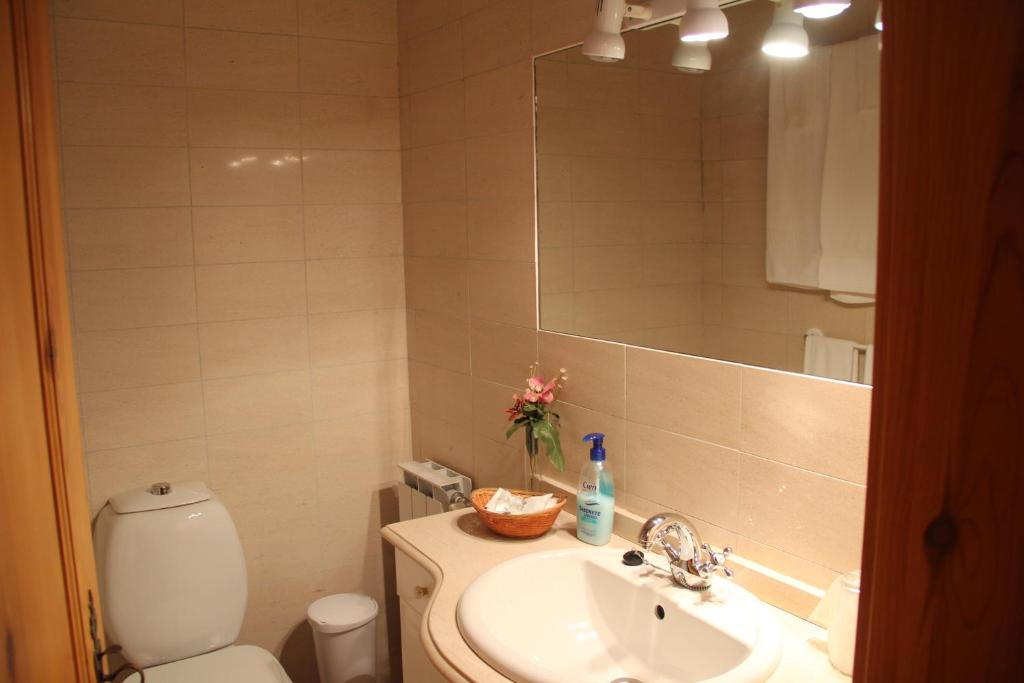
#> input picture nichos/alojamento/casas/quinta-de-canhoes/pesquisa/fotos/126944926.jpg, 1024 x 683 px, found by its file name
$ python process_images.py
#> lines starting #> are read from the running program, lines starting #| are printed output that depends on the picture
import os
from PIL import Image, ImageEnhance

def process_image(input_path, output_path, scale_factor=2):
#> called with scale_factor = 2
    try:
        # Open image
        img = Image.open(input_path).convert('RGB')
#> img is the input picture: PIL image 1024x683 RGB; mean R, G, B 152.9, 109.8, 75.8

        # 1. Upscale (High Quality Lanczos)
        new_size = (int(img.width * scale_factor), int(img.height * scale_factor))
#> new_size = (2048, 1366)
        img = img.resize(new_size, Image.Resampling.LANCZOS)
#> img: PIL image 2048x1366 RGB

        # 2. Slight color adjustments for a "warm rustic" filter
        # Increase brightness slightly
        enhancer = ImageEnhance.Brightness(img)
        img = enhancer.enhance(1.05)

        # Increase color/saturation slightly
        enhancer = ImageEnhance.Color(img)
        img = enhancer.enhance(1.15)

        # Apply a very slight warm tint
        # Split channels
        r, g, b = img.split()
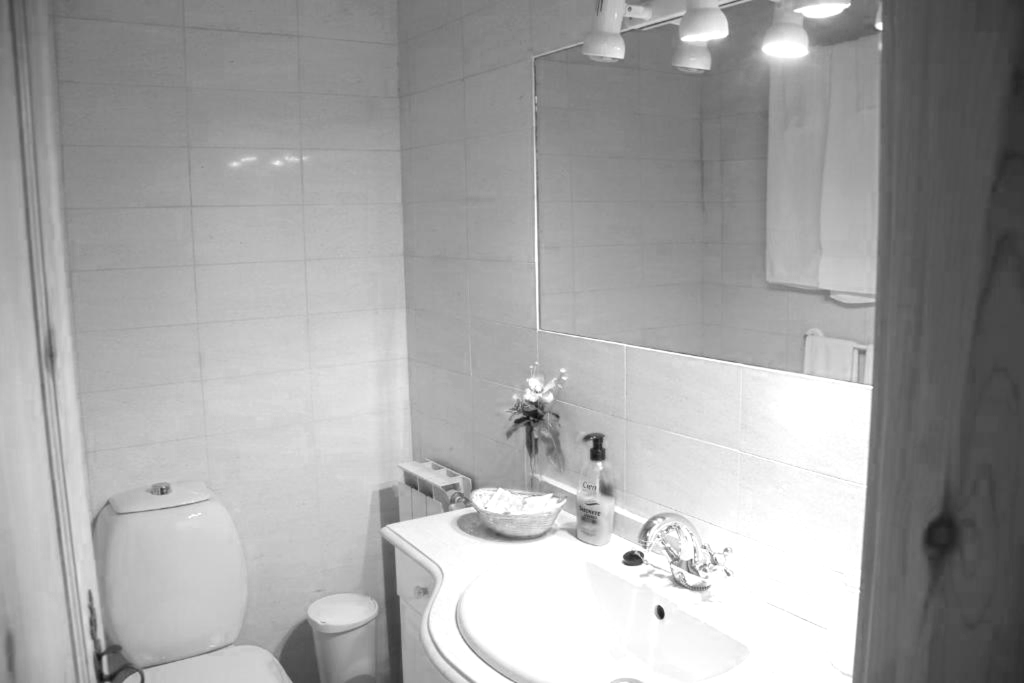
#> r: PIL image 2048x1366 L (shown at 1/2 size); min 3, max 255, mean 164.2
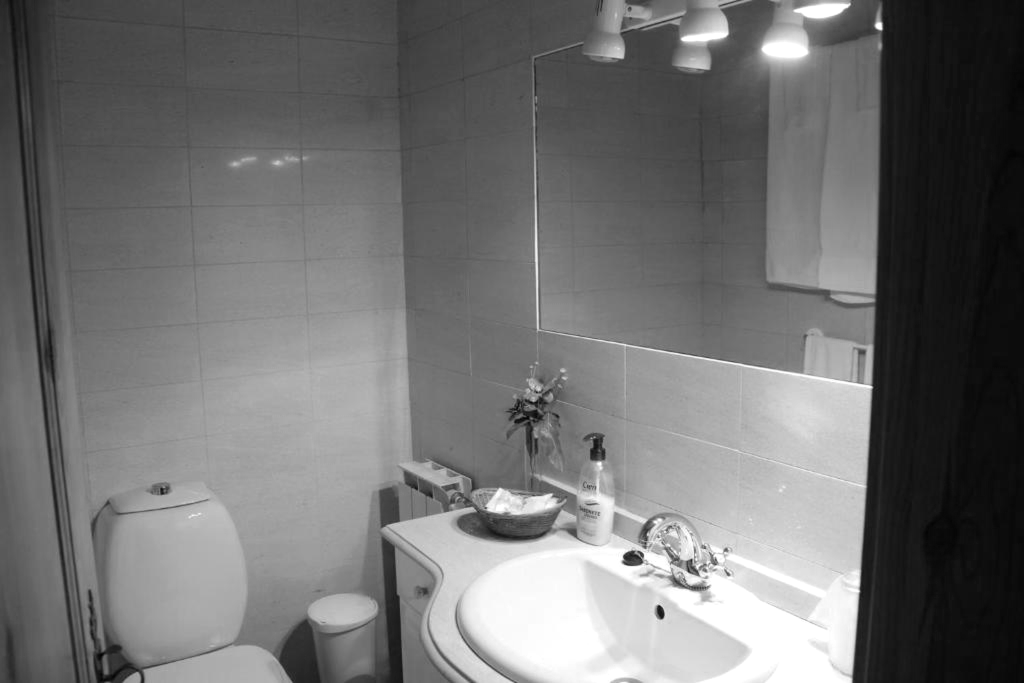
#> g: PIL image 2048x1366 L (shown at 1/2 size); min 0, max 255, mean 112.8
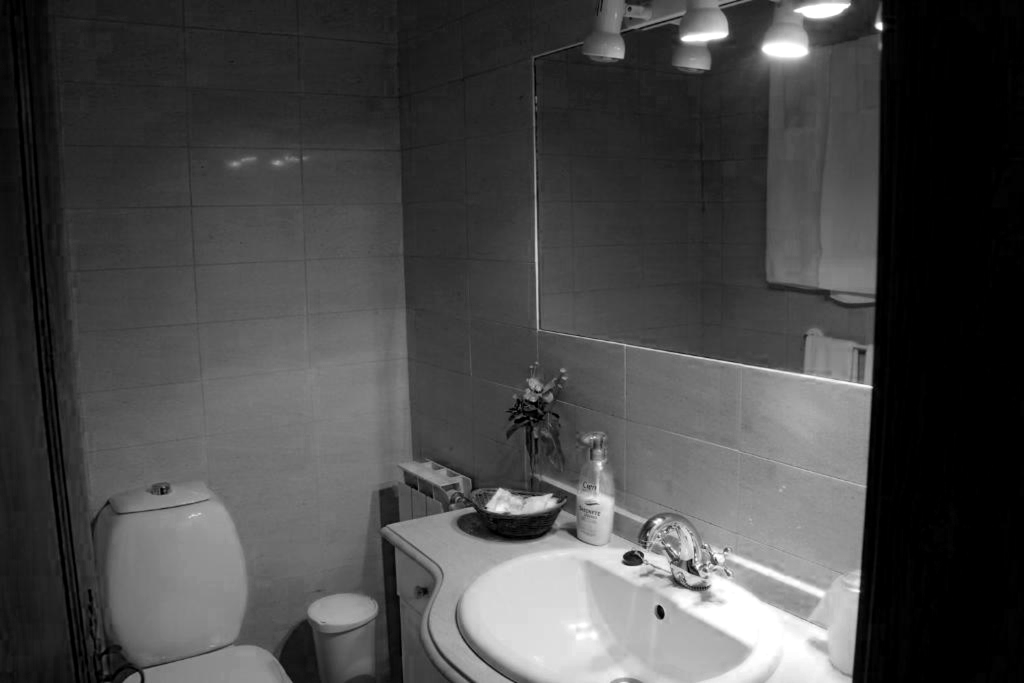
#> b: PIL image 2048x1366 L (shown at 1/2 size); min 0, max 255, mean 72.1

        # Increase red slightly, decrease blue slightly to warm it up
        r = r.point(lambda i: min(255, int(i * 1.05)))
        g = g.point(lambda i: min(255, int(i * 1.02)))
        b = b.point(lambda i: int(i * 0.95))

        # Merge back
        img = Image.merge('RGB', (r, g, b))
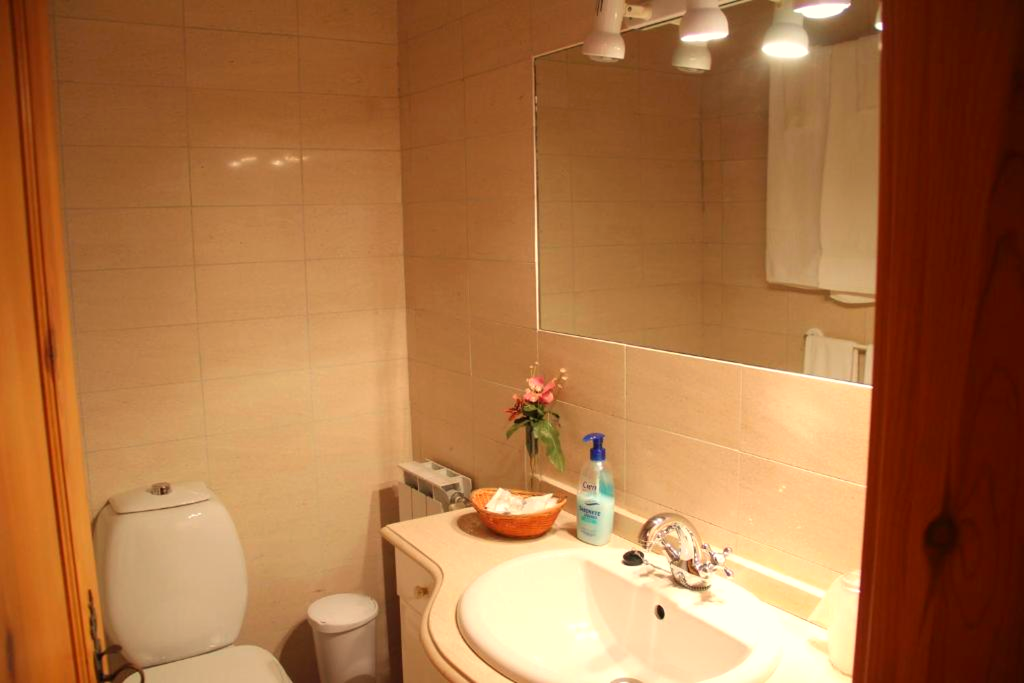
#> img: PIL image 2048x1366 RGB (shown at 1/2 size); mean R, G, B 170.7, 114.5, 68.1

        # Save output
        img.save(output_path, quality=95)
        print(f"Processed: {output_path}")
    except Exception as e:
        print(f"Error processing {input_path}: {e}")

# Paths
twin_in = r"C:\Users\Diogo Covelo\Desktop\crisol-websites\nichos\alojamento\casas\quinta-de-canhoes\pesquisa\fotos\126944926.jpg"
twin_out = r"C:\Users\Diogo Covelo\Desktop\crisol-websites\nichos\alojamento\casas\quinta-de-canhoes\site\public\fotos\quartos\quarto twinn\wc-twin-filt.jpg"

duplo_in = r"C:\Users\Diogo Covelo\Downloads\18a84f9a-6d65-4df8-a48d-5cbb67ff44b2.jpg"
duplo_out = r"C:\Users\Diogo Covelo\Desktop\crisol-websites\nichos\alojamento\casas\quinta-de-canhoes\site\public\fotos\quartos\quarto duplo\wc-duplo-filt.jpg"

# Process
process_image(twin_in, twin_out)
process_image(duplo_in, duplo_out)

$ run again, with nichos/alojamento/casas/quinta-de-canhoes/pesquisa/fotos/200282537.jpg copied over nichos/alojamento/casas/quinta-de-canhoes/pesquisa/fotos/126944926.jpg
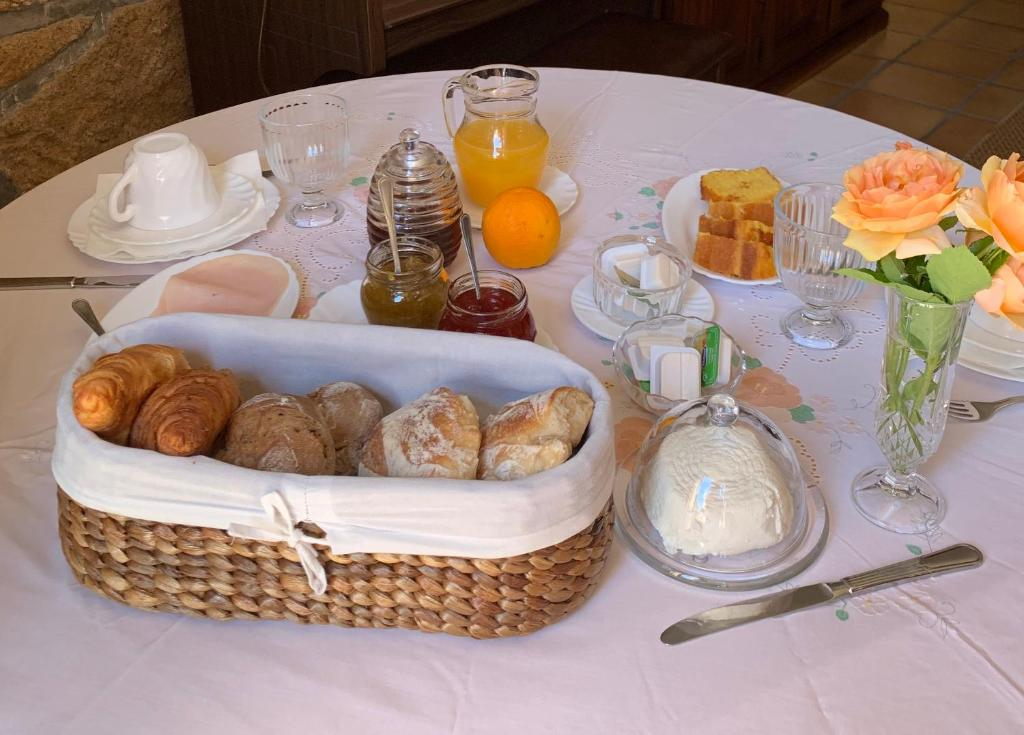
#> input picture nichos/alojamento/casas/quinta-de-canhoes/pesquisa/fotos/200282537.jpg, 1024 x 735 px, found by its file name
#> in process_image, img is the input picture: PIL image 1024x735 RGB; mean R, G, B 160.7, 138.1, 128.5
#> in process_image, `r, g, b = img.split()`:
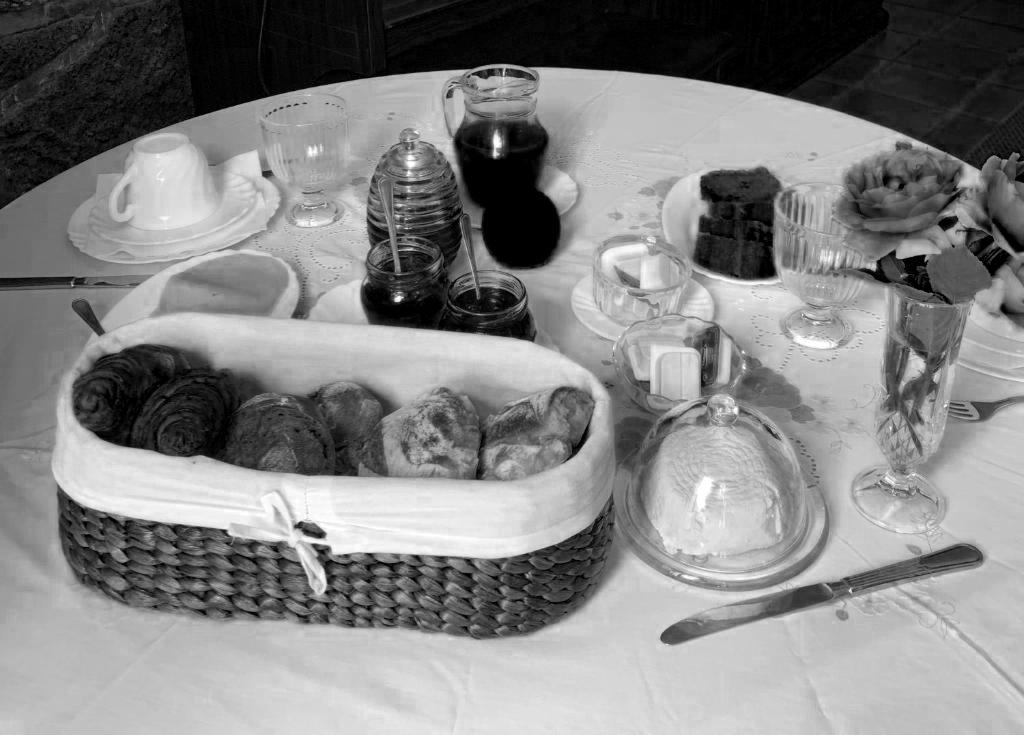
#> b: PIL image 2048x1470 L (shown at 1/2 size); min 0, max 255, mean 131.8
#> in process_image, `img = Image.merge('RGB', (r, g, b))`:
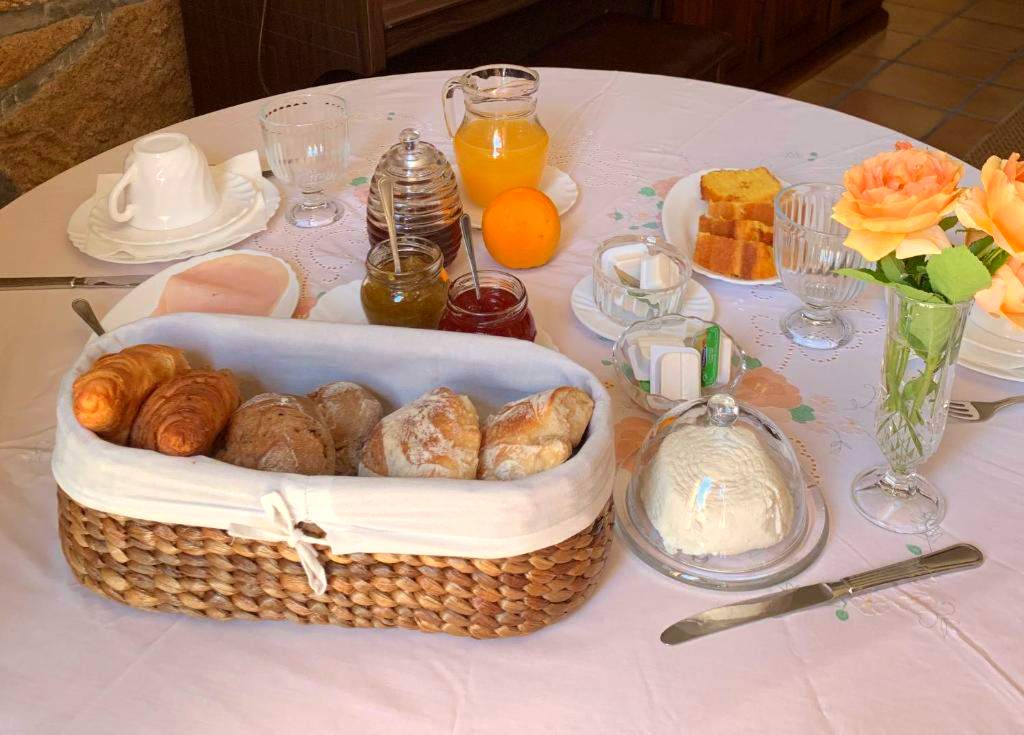
#> img: PIL image 2048x1470 RGB (shown at 1/2 size); mean R, G, B 177.6, 145.5, 124.7
